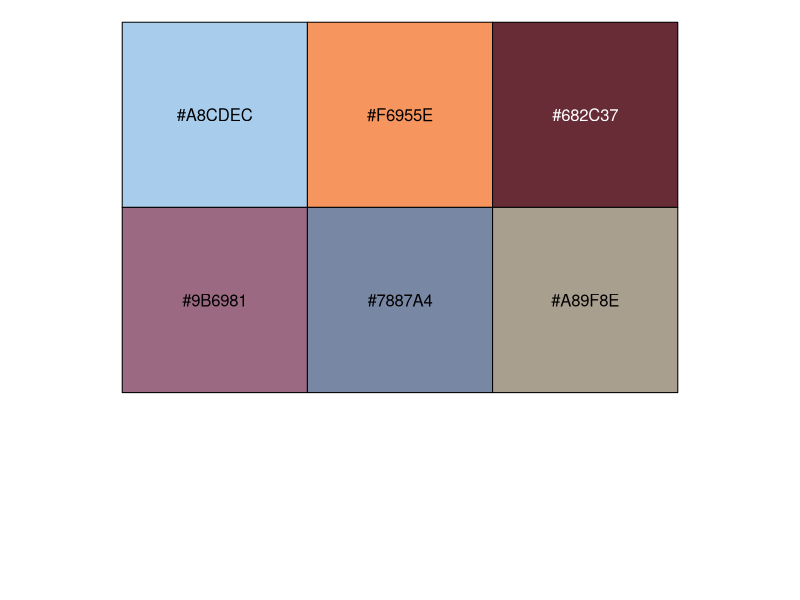
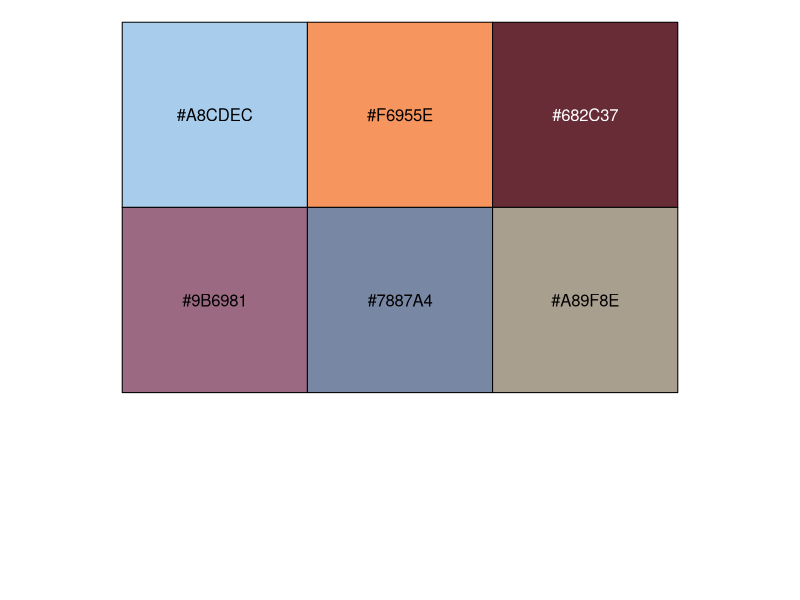

Write the R code that produced these figures, in order.


#' Complete list of palettes
#'
#' Use \code{\link{park_palette}} to construct palettes of desired length.
#'
#' @export
park_palettes <- list(
  SmokyMountains = c("#D58A60", "#40663F", "#497381", "#548F01", "#CFA3EE", "#4E5462"),
  RockyMountains = c("#EBECF0", "#DDC70F", "#4B4E55", "#62589F", "#2B313F"),
  Yellowstone = c("#8CBEB1", "#FAFAF2","#EEEAA0", "#999275", "#E8C533", "#3A5836"),
  Arches = c("#A8CDEC", "#F6955E", "#682C37", "#9B6981", "#7887A4", "#A89F8E"),
  ArcticGates = c("#F4E7C5", "#678096", "#ACC2CF", "#979461", "#CD5733", "#A12A19"),
  MtMckinley = c("#D5AE63", "#6E6C81", "#F7ECD8", "#3F3939", "#93AD90", "#C9B793"),
  GeneralGrant = c("#FBE697", "#F3AE6D", "#516888", "#C9DACA", "#14232A", "#557780", "#1F304A", "#802729"),
  Hawaii = c("#D67B44", "#34273B", "#D95B42", "#150718", "#F2E191"),
  CraterLake = c("#7DCCD3", "#4E7147", "#BE9C9D", "#F7ECD8", "#376597", "#9888A5", "#DBA662"),
  Saguaro = c("#847CA3", "#E45A5A", "#F4A65E", "#80792B", "#F2D56F", "#1A1237"),
  GrandTeton = c("#F0EEE2", "#5B6C88", "#48594E", "#A8D0CF", "#BABBB1"),
  BryceCanyon = c("#E39B38", "#C7D8C8", "#B6BDCC", "#BFC4C5", "#9B593F"),
  MtRainier = c("#466D53", "#83CDC0", "#D3A3A1", "#A79CA5", "#FBEAD6"),
  Badlands = c("#5495CF", "#F5AF4D", "#DB4743", "#7C873E", "#FEF4D5"),
  Redwoods = c("#769370", "#BDB2A7", "#F1C646", "#6E687E", "#F17236"),
  Everglades = c("#91D5DE", "#2E8289", "#B4674E", "#EAAE37", "#565F41"),
  Voyageurs = c("#8FC0CE", "#F6F18F", "#FDFCDE", "#238451", "#359F8B"),
  BlueRidgePkwy = c("#EC8FA3", "#FCBA65", "#FAECCF", "#8D7F99", "#8C9D57", "#163343"),
  Denali = c("#73979D", "#DADCD7", "#43200E", "#E16509", "#747669"),
  GreatBasin = c("#6BBAE5", "#E3EEF4", "#454B68", "#F9F5EA", "#81974C", "#553F31"),
  ChannelIslands = c("#F5D2E6", "#554C6C", "#EB8D43", "#70646E", "#7397CB", "#CEA347"),
  Yosemite = c("#9FC2B2", "#DFDED3", "#A49A69", "#3F5B66", "#869144"),
  Acadia = c("#FED789", "#023743", "#72874E", "#476F84", "#A4BED5", "#453947"),
  DeathValley = c("#B23539", "#FAB57C", "#F7E790", "#73652D", "#E79498", "#514289"),
  Zion = c("#469BEC", "#C9FAFF", "#F1E3B6", "#C4878C", "#6D882B")
)

#' A National Park palette generator
#'
#' These are a handful of color palettes from National Park posters and images.
#'
#' @param n Number of colors desired. Most palettes now only
#'   have 5 to 8 colors. Most color
#'   schemes are derived from \href{http://poppygall.com/blog/2011/07/25/color-inspiration-national-park-wpa-posters/}{Color Inspiration – National Park WPA Posters}.
#'   If omitted, uses all colours.
#' @param name Name of desired palette. Choices are:
#'   \code{SmokyMountains}, \code{RockMountains},  \code{Yellowstone},
#'   \code{Arches}, \code{ArticGates},  \code{MtMckinley}, \code{GeneralGrant},
#'   \code{Hawaii},  \code{CraterLake} , \code{Saguaro} ,
#'   \code{GrandTeton}, \code{BryceCanyon}, \code{MtRainier}, \code{Badlands},
#'   \code{Redwoods}, \code{Everglades}, \code{Voyageurs}
#'   @importFrom graphics rgb rect par image text
#' @return A vector of colours.
#' @export
#' @keywords colors
#' @examples
#' park_palette("SmokyMountains")
#' park_palette("Yellowstone", 3)

park_palette <- function(name, n) {
  
  
  pal <- park_palettes[[name]]
  if (is.null(pal))
    stop("Palette not found.")
  
  if (missing(n)) {
    n <- length(pal)
  }
  
  if (n > length(pal)) {
    stop("Number of requested colors greater than what palette can offer")
  }
  
  out <- pal[1:n]
  
  structure(out, class = "palette", name = name)
}

#' @export
#' @importFrom graphics rect par image text
#' @importFrom grDevices rgb
print.palette <- function(x, ...) {
  n <- length(x)
  old <- par(mar = c(0.5, 0.5, 0.5, 0.5))
  on.exit(par(old))
  
  image(1:n, 1, as.matrix(1:n), col = x,
        ylab = "", xaxt = "n", yaxt = "n", bty = "n")
  
  rect(0, 0.9, n + 1, 1.1, col = rgb(1, 1, 1, 0.8), border = NA)
  text((n + 1) / 2, 1, labels = attr(x, "name"), cex = 1, family = "Lato", col = "#32373D")
}

##### Creating the default color palette in ggplot2 (only for discrete stuff)
# 1. Specify a string of colors you want. Here are some cool ways to do it:
my_gg_colors <- c('blue', 'cornflowerblue', 'dodgerblue', 'navy') # Specify the colors manually
my_gg_colors <- RColorBrewer::brewer.pal(6, 'Dark2') # Use the RColorBrewer package to give
# you some colors (see the documentation for brewer.pal for more help or do
# RColorBrewer::display.brewer.all() to see all the possible palettes)
my_gg_colors <- park_palettes$Arches # Use palette schemes built by the
# R community. More on these color schemes here:
# https://github.com/katiejolly/nationalparkcolors
# 2. Set the string of color codes the global default option for ggplot2
options(ggplot2.discrete.colour = my_gg_colors, # To specify the default 'color' aesthetic
        ggplot2.discrete.fill = my_gg_colors) # To specify the default 'fill' aesthetic
# No need to specify the colors using the scale_color_manual() function in ggplot
##### Extra tip:
# The scales package has a helpful function to visualize what colors you're using in your plots
scales::show_col(my_gg_colors)
# This can be helpful for selecting what colors you want from possible color palettes as
# the first colors in some palettes (especially from the national parks) aren't super visible
# You could visualize them with something like this:
my_gg_colors <- park_palettes$Arches
scales::show_col(my_gg_colors)
# Then select the ones you want for your plots and set the global theme
my_gg_colors <- park_palettes$MtRainier[c(1, 2, 4)]
options(ggplot2.discrete.colour = my_gg_colors,
        ggplot2.discrete.fill = my_gg_colors) 


